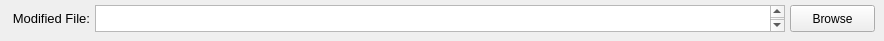
    <widget class="QWidget" name="page_2">
     <widget class="QTextEdit" name="textEdit_filesystem_file_modified_filepath">
      <property name="geometry">
       <rect>
        <x>95</x>
        <y>5</y>
        <width>690</width>
        <height>27</height>
       </rect>
      </property>
      <property name="font">
       <font>
        <pointsize>11</pointsize>
       </font>
      </property>
      <property name="tabChangesFocus">
       <bool>true</bool>
      </property>
      <property name="readOnly">
       <bool>false</bool>
      </property>
     </widget>
     <widget class="QLabel" name="label2_filesystem_file_modified_file">
      <property name="geometry">
       <rect>
        <x>0</x>
        <y>10</y>
        <width>90</width>
        <height>16</height>
       </rect>
      </property>
      <property name="font">
       <font>
        <pointsize>10</pointsize>
       </font>
      </property>
      <property name="text">
       <string>Modified File:</string>
      </property>
      <property name="alignment">
       <set>Qt::AlignRight|Qt::AlignTrailing|Qt::AlignVCenter</set>
      </property>
     </widget>
     <widget class="QPushButton" name="pushButton_filesystem_file_modified_browse">
      <property name="geometry">
       <rect>
        <x>790</x>
        <y>5</y>
        <width>85</width>
        <height>27</height>
       </rect>
      </property>
      <property name="text">
       <string>Browse</string>
      </property>
     </widget>
    </widget>
